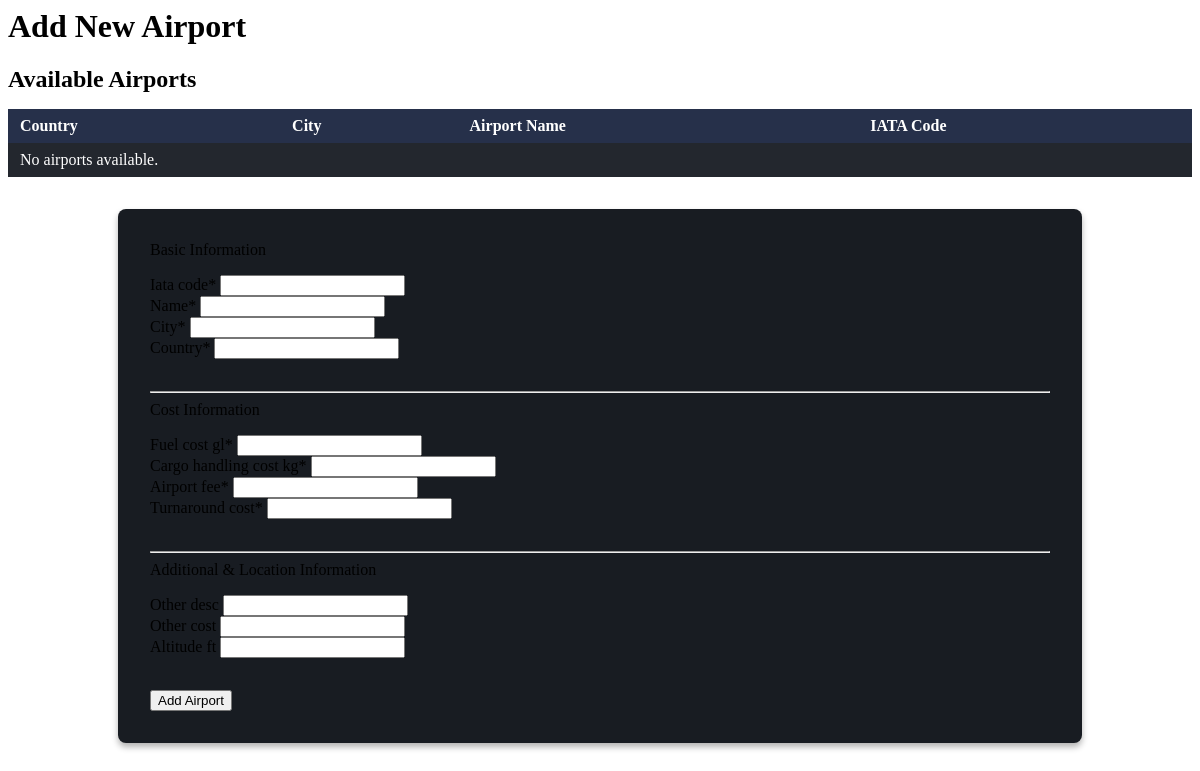
The page /add-airport/ on the database as committed earlier.
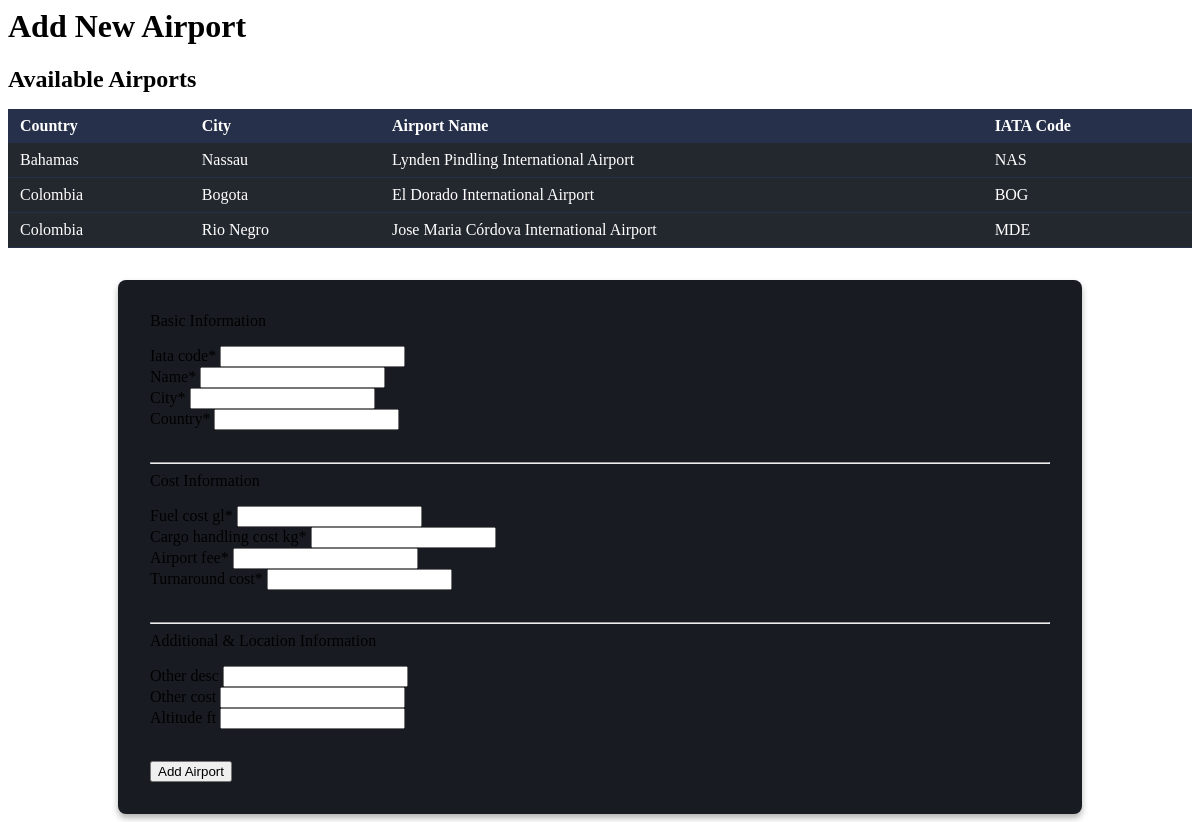
The same page on the database as committed later.
### main/models.py (models this page shows, shortened)
class Airport(models.Model):
	iata_code = models.CharField(max_length=3, unique=True)
	name = models.CharField(max_length=100)
	city = models.CharField(max_length=100)
	country = models.CharField(max_length=100)
	latitude = models.FloatField(blank=True, null=True)
	longitude = models.FloatField(blank=True, null=True)
	altitude_ft = models.IntegerField(blank=True, null=True)
	fuel_cost_gl = models.FloatField()
	cargo_handling_cost_kg = models.FloatField()
	airport_fee = models.FloatField()
	turnaround_cost = models.FloatField()
	other_desc = models.CharField(max_length=255, blank=True)
	other_cost = models.FloatField(blank=True, null=True)

### main/views.py (the view)
# urls.py: path('add-airport/', views.add_airport, name='add_airport'),
def add_airport(request):
	airports = Airport.objects.all().order_by('country', 'city', 'name')
	if request.method == 'POST':
		form = AirportForm(request.POST)
		if form.is_valid():
			form.save()
			if request.headers.get('x-requested-with') == 'XMLHttpRequest':
				from django.http import JsonResponse
				return JsonResponse({'success': True})
			return redirect('home')
	else:
		form = AirportForm()
	return render(request, 'add_airport.html', {'form': form, 'airports': airports})

### main/forms.py
class AirportForm(forms.ModelForm):
    class Meta:
        model = Airport
        fields = [
            'iata_code', 'name', 'city', 'country',
            'latitude', 'longitude', 'altitude_ft',
            'fuel_cost_gl', 'cargo_handling_cost_kg', 'airport_fee', 'turnaround_cost',
            'other_desc', 'other_cost'
        ]
        widgets = {
            'name': forms.TextInput(attrs={'id': 'id_name'}),
            'city': forms.TextInput(attrs={'id': 'id_city'}),
            'country': forms.TextInput(attrs={'id': 'id_country'}),
        }

### templates/add_airport.html (shortened to what this page needs)
{% load crispy_forms_tags %}
{% if form %}
<div class="tab-content-inner aircraft-form-page">
  <div class="aircraft-header">
    <h1 class="aircraft-title">Add New Airport</h1>
  </div>
  <div class="aircraft-form-container">
        <div class="airport-list-section" style="margin-bottom:2rem;">
          <h2 class="aircraft-section-title">Available Airports</h2>
          <table style="width:100%;border-collapse:collapse;background:#23272e;color:#fff;">
            <thead>
              <tr style="background:#26304a;">
                <th style="padding:8px 12px;text-align:left;">Country</th>
                <th style="padding:8px 12px;text-align:left;">City</th>
                <th style="padding:8px 12px;text-align:left;">Airport Name</th>
                <th style="padding:8px 12px;text-align:left;">IATA Code</th>
              </tr>
            </thead>
            <tbody>
              {% for airport in airports %}
              <tr style="border-bottom:1px solid #26304a;">
                <td style="padding:8px 12px;">{{ airport.country }}</td>
                <td style="padding:8px 12px;">{{ airport.city }}</td>
                <td style="padding:8px 12px;">{{ airport.name }}</td>
                <td style="padding:8px 12px;">{{ airport.iata_code }}</td>
              </tr>
              {% empty %}
              <tr><td colspan="4" style="padding:8px 12px;">No airports available.</td></tr>
              {% endfor %}
            </tbody>
          </table>
        </div>
    <form method="post" action="/add-airport/" id="airport-form" class="fixed-scroll-form">
      <div class="aircraft-form-section">
        <div class="aircraft-section-title">Basic Information</div>
        <div class="aircraft-form-row three-col unified-spacing">
          <div class="aircraft-form-group">{{ form.iata_code|as_crispy_field|safe }}</div>
          <div class="aircraft-form-group">{{ form.name|as_crispy_field|safe }}</div>
          <div class="aircraft-form-group">{{ form.city|as_crispy_field|safe }}</div>
          <div class="aircraft-form-group">{{ form.country|as_crispy_field|safe }}</div>
        </div>
      </div>
      <hr class="aircraft-section-separator" />
      <div class="aircraft-form-section">
        <div class="aircraft-section-title">Cost Information</div>
        <div class="aircraft-form-row three-col unified-spacing">
          <div class="aircraft-form-group">{{ form.fuel_cost_gl|as_crispy_field }}</div>
          <div class="aircraft-form-group">{{ form.cargo_handling_cost_kg|as_crispy_field }}</div>
          <div class="aircraft-form-group">{{ form.airport_fee|as_crispy_field }}</div>
          <div class="aircraft-form-group">{{ form.turnaround_cost|as_crispy_field }}</div>
        </div>
      </div>
      <hr class="aircraft-section-separator" />
      <div class="aircraft-form-section">
        <div class="aircraft-section-title">Additional & Location Information</div>
        <div class="aircraft-form-row three-col unified-spacing">
          <div class="aircraft-form-group">{{ form.other_desc|as_crispy_field }}</div>
          <div class="aircraft-form-group">{{ form.other_cost|as_crispy_field }}</div>
          <div class="aircraft-form-group">{{ form.altitude_ft|as_crispy_field }}</div>
        </div>
      </div>
      <button type="submit" class="aircraft-btn">Add Airport</button>
    </form>
  </div>
</div>
{% endif %}

### templates/add_airport.html (style rules this page uses)
.fixed-scroll-form { max-width: 900px; min-width: 600px; max-height: 80vh; overflow-y: auto; margin: 0 auto; background: #181c22; border-radius: 8px; padding: 2rem; box-shadow: 0 4px 6px rgba(0,0,0,0.3); }
.unified-spacing { gap: 2rem !important; margin-bottom: 2rem !important; }
.aircraft-form-section { margin-bottom: 2rem !important; }
.aircraft-section-title { margin-bottom: 1rem !important; }

Rows that differ between the two databases and show on the page:
added Airport: country "Bahamas", city "Nassau", name "Lynden Pindling International Airport", iata_code "NAS"
added Airport: country "Colombia", city "Bogota", name "El Dorado International Airport", iata_code "BOG"
added Airport: country "Colombia", city "Rio Negro", name "Jose Maria Córdova International Airport", iata_code "MDE"
Other text that changed with them:
text no longer shown: "No airports available."
